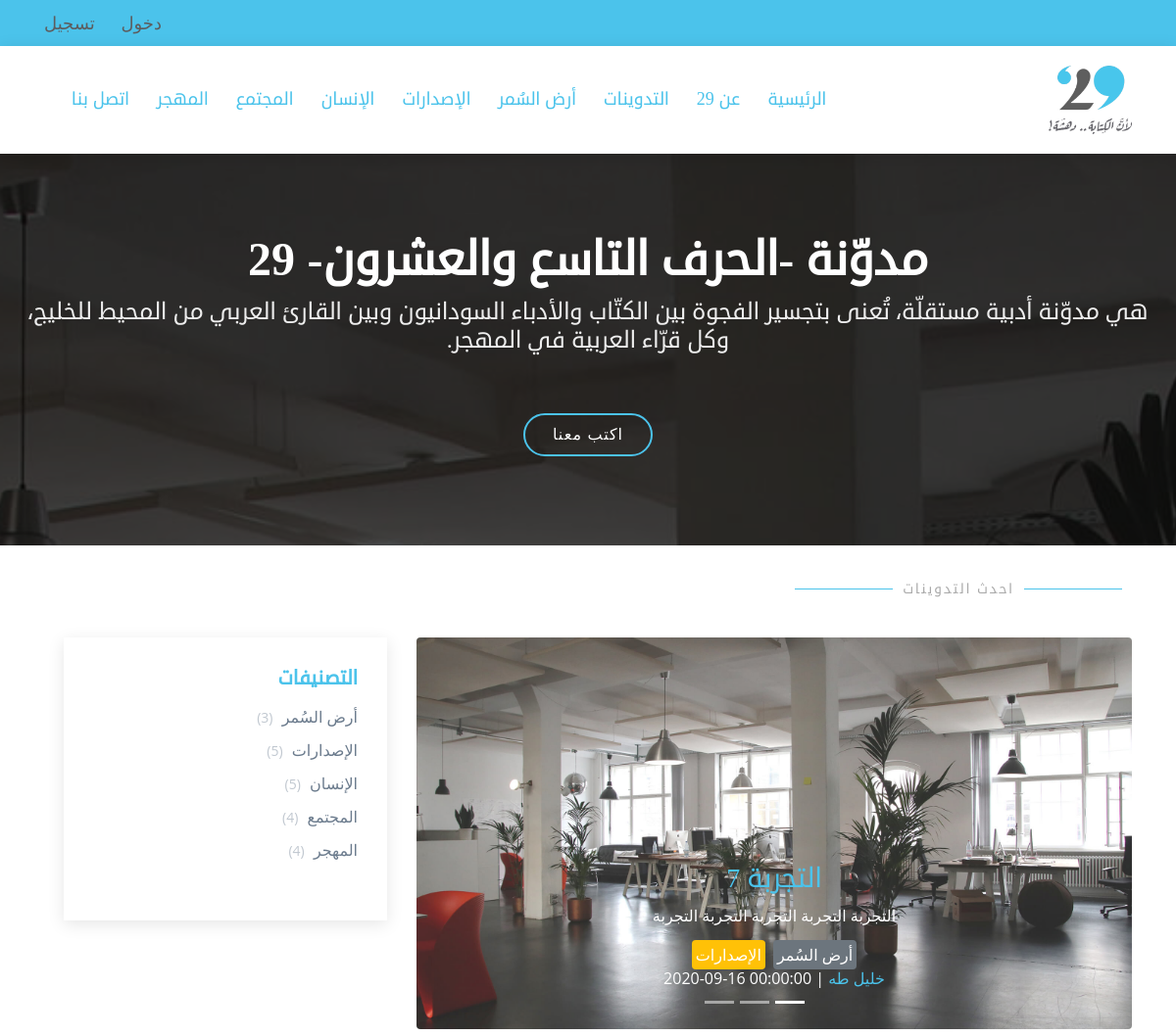
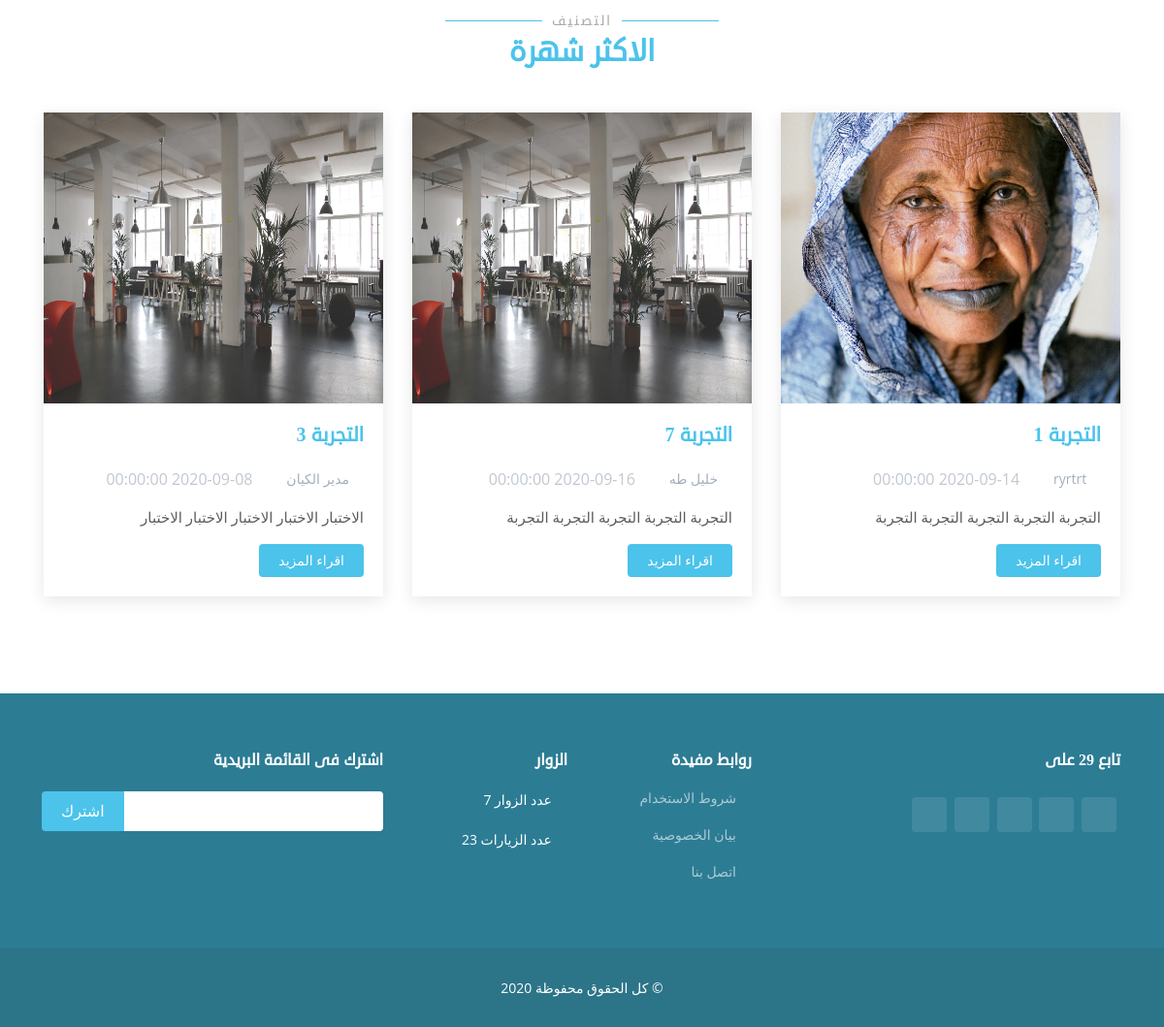
The page / on the database its author committed (2 pictures, top to bottom).
### tables this page shows
CREATE TABLE `b29_category` (
  `cat_id` int(3) NOT NULL,
  `cat_name` varchar(50) NOT NULL,
  `cat_class` varchar(20) NOT NULL,
  `create_at` datetime NOT NULL,
  `create_by` int(5) NOT NULL,
  `update_at` datetime DEFAULT NULL,
  `update_by` int(5) DEFAULT NULL
);

CREATE TABLE `b29_blog` (
  `b_id` int(5) NOT NULL,
  `b_user` int(5) NOT NULL,
  `b_title` varchar(100) NOT NULL,
  `b_desc` varchar(200) NOT NULL,
  `b_img` varchar(40) NOT NULL,
  `b_keywords` text NOT NULL,
  `b_blog` text NOT NULL,
  `b_accept_by` int(5) DEFAULT NULL,
  `b_accept_date` datetime DEFAULT NULL,
  `b_likes` int(5) NOT NULL DEFAULT '0',
  `b_see` int(5) NOT NULL DEFAULT '0',
  `create_at` datetime NOT NULL,
  `update_at` datetime DEFAULT NULL,
  `update_by` int(5) DEFAULT NULL
);

CREATE TABLE `b29_staff` (
  `staff_id` int(5) NOT NULL,
  `staff_name` varchar(50) NOT NULL,
  `staff_phone` varchar(20) NOT NULL,
  `staff_email` varchar(50) NOT NULL,
  `staff_type` varchar(10) NOT NULL DEFAULT 'DR',
  `staff_address` text,
  `staff_img` varchar(20) NOT NULL DEFAULT 'user.jpg',
  `staff_active` int(1) NOT NULL DEFAULT '1',
  `staff_about` text,
  `staff_face` varchar(100) DEFAULT NULL,
  `staff_twitter` varchar(100) DEFAULT NULL,
  `staff_linked` varchar(100) DEFAULT NULL,
  `staff_instagram` varchar(100) DEFAULT NULL,
  `staff_uname` varchar(50) NOT NULL,
  `staff_pass` varchar(100) NOT NULL,
  `create_at` datetime NOT NULL,
  `create_by` int(5) DEFAULT NULL,
  `update_at` datetime DEFAULT NULL,
  `update_by` int(5) DEFAULT NULL
);

### lib/session.php (called while the page is built, shortened)
<?php
	class session
	{
		public static function get($key)
		{
			if(isset($_SESSION[$key]))
			{
				return $_SESSION[$key];
			}else
			{
				return false;
			}
		}
	}
?>

### controller/dashboard.php (called while the page is built, shortened)
<?php
	class dashboard extends controller
	{
		function __construct()
		{
			$this->view->CSS = array();
			$this->view->JS = array('views/dashboard/JS/dash.js');
		}
		function index()
		{
			$this->view->menu 			= $this->model->menu();
			$this->view->last_blog 		= $this->model->blog('last');
			$this->view->most_read_blog = $this->model->blog('most_read');
			$this->view->most_like_blog = $this->model->blog('most_like');
			$this->view->render(array('dashboard/index'),'home');
		}
	}
?>

### index.php (called while the page is built, shortened)
<?php
	$app = new bootstrap();
?>

### lib/database.php (called while the page is built, shortened)
<?php
	class database extends PDO
	{
		function __construct()
		{
			$this->get_config();
		}
		private function get_config()
		{
			$x = $this->select("SELECT * FROM ".DB_PREFEX."config",array());
		}
		public function select($sql,$data,$fetchMode = PDO::FETCH_ASSOC)
		{
			$sth = $this->prepare($sql);
			if(count($data)>0)
			{
				foreach($data as $key => $val)
				{
					$sth->bindValue("$key",$val);
				}
			}
			$sth->execute();
			return $sth->fetchAll($fetchMode);
		}
		public function get_menu()
		{
			$x = $this->select("SELECT ".DB_PREFEX."category.*, count(blog_id) as no
								FROM ".DB_PREFEX."category
								LEFT JOIN ".DB_PREFEX."blog_category ON category = cat_id
								WHERE 1=1
								GROUP BY cat_id",array());
			$menu = array();
			foreach($x as $val)
			{
				$menu[$val['cat_id']] = array('id'=>$val['cat_id']
											,'name'=>$val['cat_name']
											,'count'=>$val['no']
											);
			}
			return $menu;
		}
	}
?>

### models/dashboard_model.php (called while the page is built, shortened)
<?php
	class dashboard_model extends model
	{
		function __construct()
		{
			parent::__construct();
		}
		public function menu()
		{
			return $this->db->get_menu();
		}
		public function blog($type="last",$limit=3)
		{
			$order = "";
			switch($type)
			{
				case "most_read": $order = "b_see"; break;
				case "most_like": $order = "b_likes"; break;
				case "last": default: $order = "b_accept_date";
			}
			$blog = array();
			$b = $this->db->select("SELECT b_id, b_title, b_desc, b_img, b_likes, b_see, b_accept_date
									,b_user, staff_name, staff_phone, staff_email, staff_img
									FROM ".DB_PREFEX."blog
									JOIN ".DB_PREFEX."staff ON b_user = staff_id
									WHERE b_accept_date IS NOT NULL
									ORDER BY $order DESC
									LIMIT $limit
									",array());
			foreach($b as $val)
			{
				$x = array('id'			=>$val['b_id'],
							'title'		=>$val['b_title'],
							'desc'		=>$val['b_desc'],
							'img'		=>$val['b_img'],
							'likes'		=>$val['b_likes'],
							'b_see'		=>$val['b_see'],
							'publish'	=>$val['b_accept_date'],
							'user'		=>$val['b_user'],
							'name'		=>$val['staff_name'],
							'phone'		=>$val['staff_phone'],
							'email'		=>$val['staff_email'],
							'user_img'	=>$val['staff_img'],
							'cat'		=>array()
							);
				$cat = $this->db->select('SELECT cat_id, cat_name,comment,cat_class
									FROM '.DB_PREFEX.'blog_category
									JOIN '.DB_PREFEX.'category ON category = cat_id
									WHERE blog_id = :ID
									',array(':ID'=>$val['b_id']));
				foreach($cat as $value)
				{
					array_push($x['cat'],array('id'=>$value['cat_id']
											,'name'=>$value['cat_name']
											,'class'=>$value['cat_class']
											,'comm'=>$value['comment']));
				}
				array_push($blog,$x);
			}
			return $blog;
		}
	}
?>

### lib/model.php (called while the page is built)
<?php
	class model
	{
		function __construct()
		{
			$this->db = new database();
		}
	}
?>

### lib/controller.php (called while the page is built, shortened)
<?php
	class controller
	{
		public function loadModel($name,$model_path)
		{
			$path = $model_path.$name.'_model.php';
			if(file_exists($path))
			{
				$this->model = new $model_name();
			}
		}
	}
?>

### views/dashboard/index.php (the view)
<section id="hero">
	<div class="hero-container" data-aos="fade-up">
		<h1>مدوّنة -الحرف التاسع والعشرون- 29</h1>
		<h2>هي مدوّنة أدبية مستقلّة، تُعنى بتجسير الفجوة بين الكتّاب والأدباء السودانيون وبين القارئ العربي من المحيط للخليج، وكل قرّاء العربية في المهجر.</h2>
		<a href="<?php echo URL ?>login/register" class="btn-get-started scrollto">اكتب معنا</a>
	</div>
</section>
<main id="main">
	<section id="blog" class="blog">
		<div class="container">
			<div class="section-title text-right">
				<h2>احدث التدوينات</h2>
			</div>
			<div class="row">
				<div class="col-lg-8">
					<div id="carouseId" class="carousel slide" data-ride="carousel">
						<ol class="carousel-indicators">
							<li data-target="#carouseId" data-slide-to="0" class="active"></li>
							<li data-target="#carouseId" data-slide-to="1"></li>
							<li data-target="#carouseId" data-slide-to="2"></li>
						</ol>
						<div class="carousel-inner">
						<?php
							$active = "active";
							foreach($this->last_blog as $val)
							{
						?>
							<div class="carousel-item <?php echo $active?>" style="">
								<img src="<?php echo URL."public/IMG/blog/".$val['img'] ?>" class="img-fluid rounded d-block w-100 h-100 slide-img" alt="">
								<div class="carousel-caption d-md-block">
									<h3> <a href="<?php echo URL."blog/details/".$val['id']?>"> <?php echo $val['title']?> </a></h3>
									<p><?php echo $val['desc']?></p>
									<div class="entry-meta">
										<div>
										<?php
											foreach($val['cat'] as $value)
											{
												echo "<span class='rounded mx-1 p-1 ".$value['class']."'>".$value['name']."</span>";
											}
										?>
										</div>
										<span> <a href="<?php echo URL."blog/user/".$val['user']?>"><i class="icofont-user"></i> <?php echo $val['name']?> </a></span> |
										<span>
											<i class="icofont-wall-clock"></i>
											<time datetime="<?php echo $val['publish']?>"> <?php echo $val['publish']?> </time>
										</span>
									</div>
								</div>
							</div>
						<?php
								$active = "";
							}
						?>
						</div>
					</div>
				</div>
				<div class="col-lg-4">
					<div class="sidebar">
						<h3 class="sidebar-title">التصنيفات</h3>
						<div class="sidebar-item categories">
							<ul>
							<?php
								foreach($this->menu as $val)
								{
									echo "<li><a href='".URL."blog/index/".$val['id']."'>".$val['name']." <span>(".$val['count'].")</span></a></li>";
								}
							?>
							</ul>
						</div>
					</div>
				</div>
			</div>
		</div>
		<br/>
		<div class="container">
			<div class="section-title">
				<h2>التصنيف</h2>
				<p>الاكثر شهرة</p>
			</div>
			<div class="row">
			<?php
				foreach($this->most_read_blog as $val)
				{
			?>
				<div class="col-lg-4  col-md-6 d-flex align-items-stretch" data-aos="fade-up">
					<article class="entry">
						<div class="entry-img">
							<img src="<?php echo URL."public/IMG/blog/".$val['img'] ?>" alt="" class="img-fluid" />
						</div>
						<h2 class="entry-title">
							<a href="<?php echo URL."blog/details/".$val['id']?>"><?php echo $val['title']?></a>
						</h2>
						<div class="entry-meta">
							<ul>
								<li class="d-flex align-items-center"><i class="icofont-user"></i> <a href="<?php echo URL."blog/user/".$val['user']?>"><?php echo $val['name']?></a></li>
								<li class="d-flex align-items-center"><i class="icofont-wall-clock"></i> <time datetime="<?php echo $val['publish']?>"><?php echo $val['publish']?></time></li>
							</ul>
						</div>
						<div class="entry-content">
							<p><?php echo $val['desc']?></p>
							<div class="read-more">
								<a href="<?php echo URL."blog/details/".$val['id']?>">اقراء المزيد </a>
							</div>
						</div>
					</article>
				</div>
			<?php
				}
			?>
			</div>
		</div>
	</section>
</main>

### lib/view.php (shortened to what this page needs)
<?php
	class view
	{
		public function render($files,$class="")
		{
			$this->get_header($class);
			foreach($files as $k => $name)
			{
				$file_name = "views/".$name.".php";
				if(file_exists($file_name))
				{
					require($file_name);
				}else
				{
					$this->file_name = $name;
					require("views/error/err404.php");
				}
			}
		}
		public function get_header($class)
		{
			require("views/header/header.php");
			$this->get_menus($class);
		}
		private function get_menus($class)
		{
			if(session::get('user_type'))
			{
				require("views/menus/".session::get('user_type').".php");
				switch($class)
				{
					case 'home':
					break;
					default:
				}
			}elseif($class == 'login')
			{
				require("views/menus/bloger.php");
			}else
			{
				require("views/menus/bloger.php");
			}
		}
		public function get_footer($class)
		{
			require("views/footer/footer.php");
		}
	}
?>

### views/menus/bloger.php
<section id="topbar" class="d-none d-lg-block">
	<div class="container d-flex">
		<div class="contact-info mr-auto">
			<i class="icofont-sign-in"></i><a href="<?php echo URL ?>login">دخول</a>
			<i class="icofont-user"></i><a href="<?php echo URL ?>login/register">تسجيل</a>
		</div>
	</div>
</section>
<header id="header" class="header-inner-pages sticky-top">
	<div class="container d-flex align-items-center">
		<a href="<?php echo URL ?>" class="logo"><img src="<?php echo URL ?>public/IMG/logo.png" alt="" class="img-fluid"></a>
		<nav class="nav-menu d-none mr-auto d-lg-block">
			<ul>
				<li><a href="<?php echo URL ?>">الرئيسية</a></li>
				<li><a href="<?php echo URL ?>dashboard/about">عن 29 </a></li>
				<li><a href="<?php echo URL ?>blog/index">التدوينات</a></li>
			<?php
				foreach($this->menu as $val)
				{
					echo "<li><a href='".URL."blog/index/".$val['id']."'>".$val['name']."</a></li>";
				}
			?>
				<li><a href="<?php echo URL ?>dashboard/contact">اتصل بنا</a></li>
			</ul>
		</nav>
	</div>
</header>

### rows shown on the page
b29_category: cat_name "أرض السُمر", count "3"
b29_category: cat_name "الإصدارات", count "5"
b29_category: cat_name "الإنسان", count "5"
b29_category: cat_name "المهجر", count "4"
b29_blog: b_img (picture), b_title "التجربة 7", b_desc "التجربة التجربة التجربة التجربة التجربة", name "أرض السُمر", name "الإصدارات", b_accept_by.staff_name "خليل طه", b_accept_date "2020-09-16 00:00:00"
b29_blog: b_img (picture), b_title "التجربة 1", b_user.staff_name "ryrtrt", b_accept_date "2020-09-14 00:00:00", b_desc "التجربة التجربة التجربة التجربة التجربة"
b29_blog: b_img (picture), b_title "التجربة 3", b_user.staff_name "مدير الكيان", b_accept_date "2020-09-08 00:00:00", b_desc "الاختبار الاختبار الاختبار الاختبار الاختبار"

### other values the page prints
$val['name'] "المجتمع"
$val['count'] "4"
session::get('NEW_VISIT') "7"
session::get('VISIT') "23"
